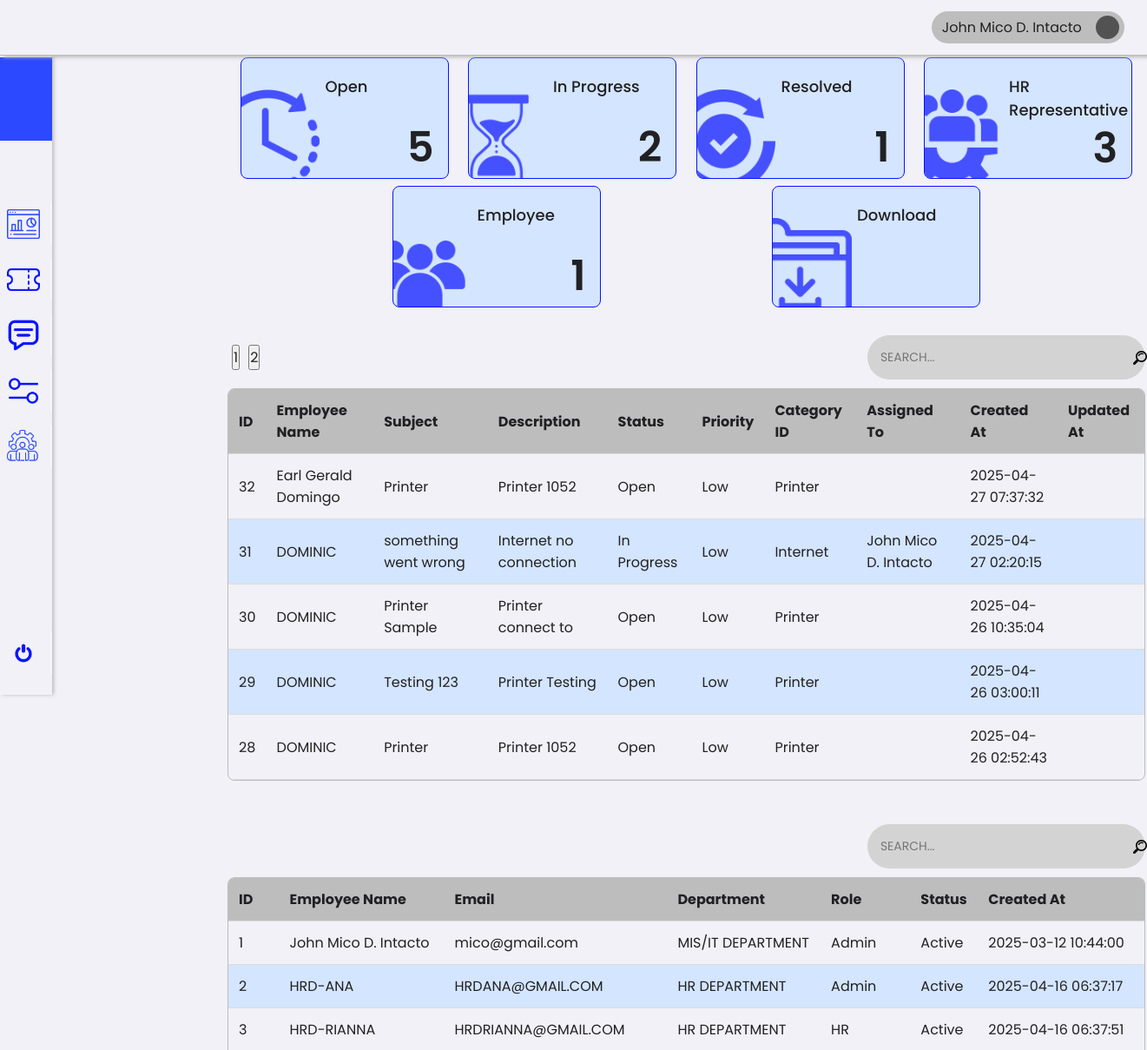
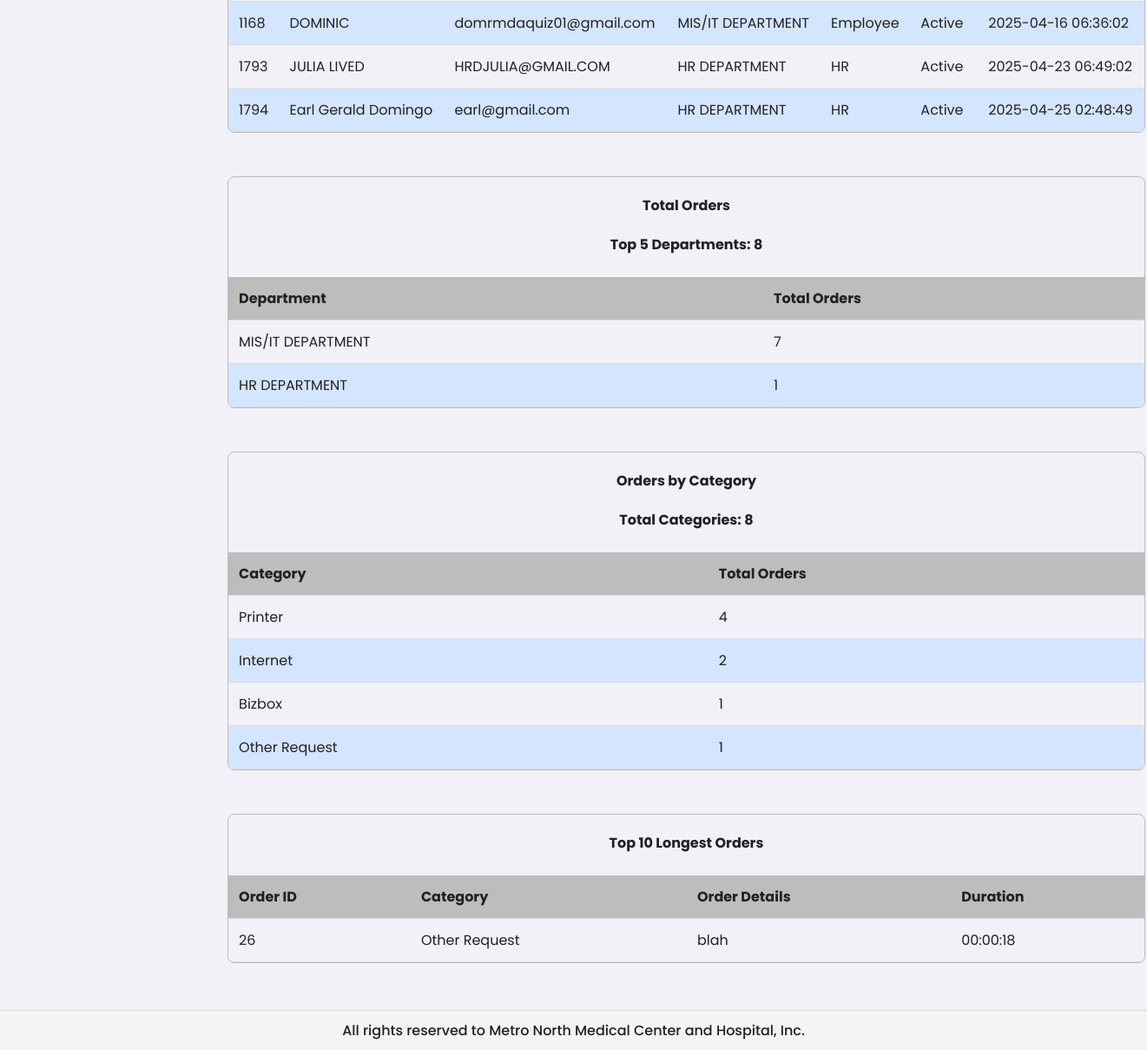
The app's page /1/superAdmin/dashboard.php (signed in), older data (2 pictures, top to bottom).
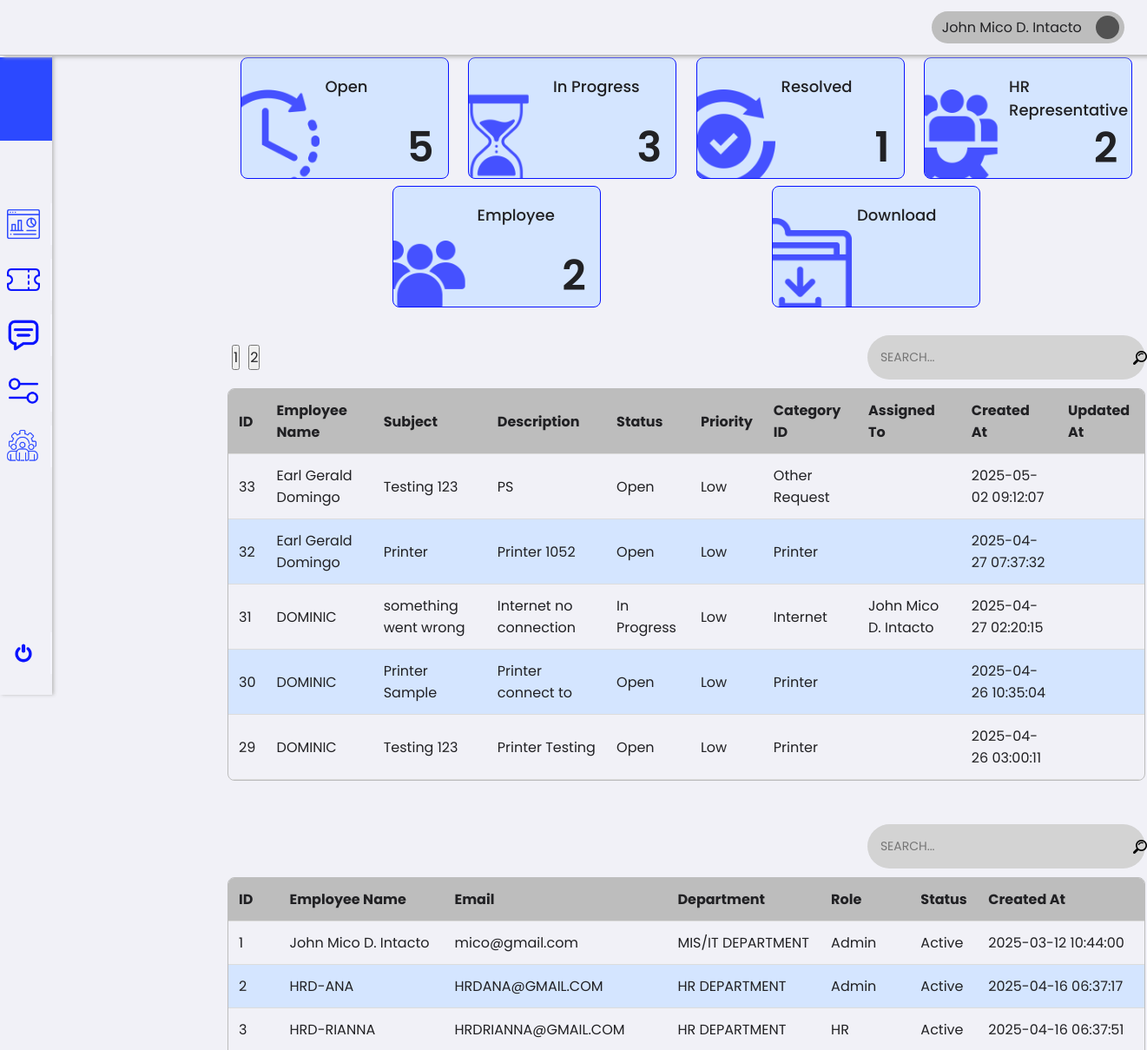
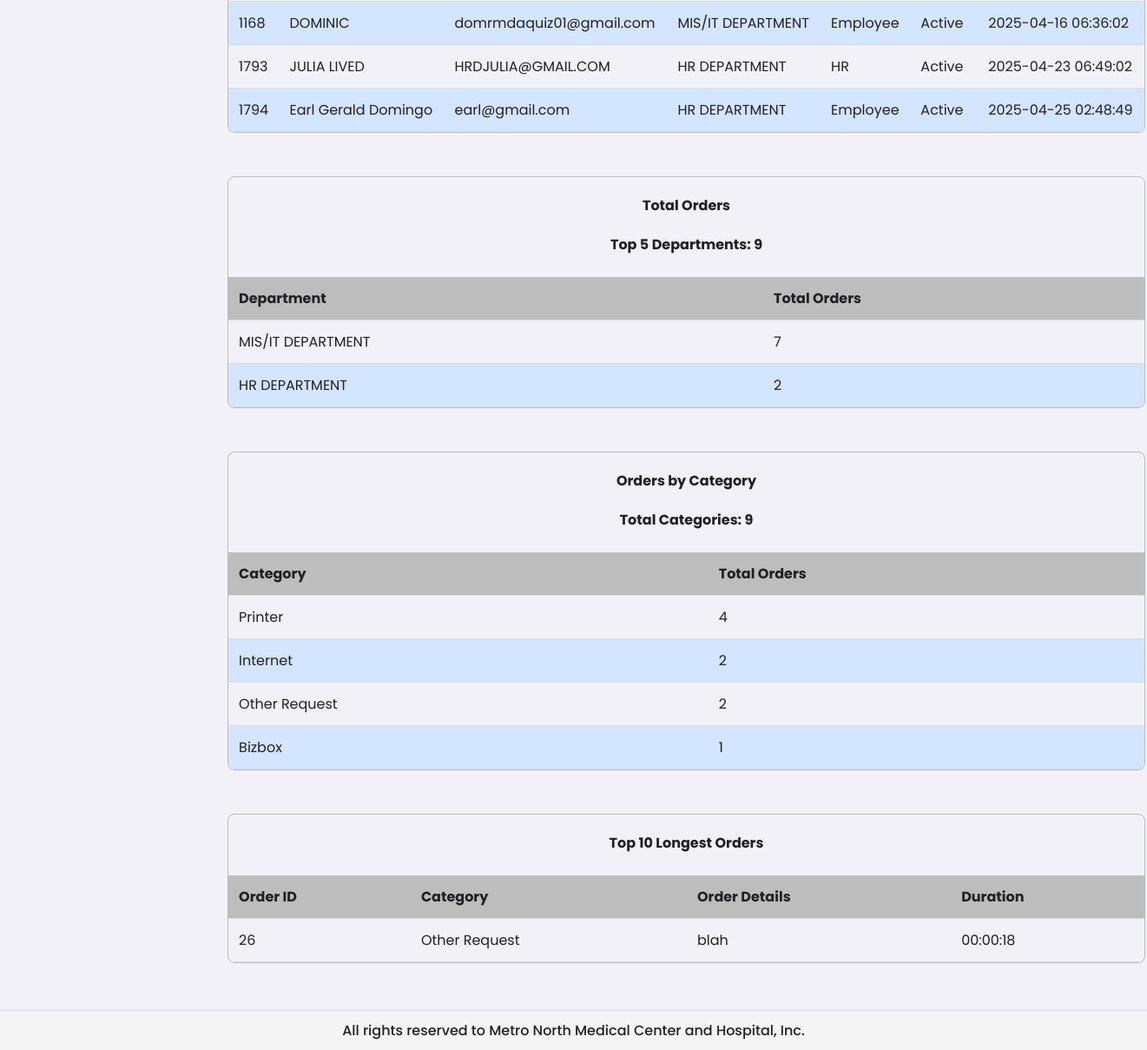
The same page, newer data (2 pictures, top to bottom).
### tables this page shows
CREATE TABLE `tickets` (
  `id` int(11) NOT NULL,
  `employee_id` int(11) NOT NULL,
  `subject` varchar(255) NOT NULL,
  `description` text NOT NULL,
  `status` enum('Open','In Progress','Resolved','Closed') DEFAULT 'Open',
  `priority` enum('Low','Medium','High') DEFAULT 'Low',
  `category_id` int(11) NOT NULL,
  `assigned_to` int(11) DEFAULT NULL,
  `created_at` timestamp NOT NULL DEFAULT current_timestamp(),
  `start_at` timestamp NULL DEFAULT NULL,
  `updated_at` timestamp NULL DEFAULT NULL,
  `leave_type_id` int(11) DEFAULT NULL,
  `leave_request_id` int(11) DEFAULT NULL
);

CREATE TABLE `users` (
  `id` int(11) NOT NULL,
  `name` varchar(255) NOT NULL,
  `email` varchar(255) NOT NULL,
  `password` varchar(255) NOT NULL,
  `role` enum('Employee','HR','HR HEAD','Admin','Super Admin') NOT NULL,
  `department` varchar(255) DEFAULT NULL,
  `status` enum('Active','Inactive') NOT NULL,
  `created_at` timestamp NOT NULL DEFAULT current_timestamp()
);

CREATE TABLE `categories` (
  `id` int(11) NOT NULL,
  `name` varchar(255) NOT NULL
);

### 0/includes/platesCount.php (called while the page is built, shortened)
<?php
try {
    require 'db.php';
    $statusCounts = [
        'Open' => 0,
        'In Progress' => 0,
        'Resolved' => 0
    ];
    $roleCounts = [
        'HR' => 0,
        'Employee' => 0
    ];
    $sql = "SELECT status, COUNT(*) AS count FROM tickets WHERE status IN ('Open', 'In Progress', 'Resolved') GROUP BY status";
    $stmt = $pdo->query($sql);
    $results = $stmt->fetchAll(PDO::FETCH_ASSOC);
    foreach ($results as $row) {
        $statusCounts[$row['status']] = $row['count'];
    }
    $sqlUsers = "SELECT role, COUNT(*) AS count FROM users WHERE role IN ('HR', 'Employee') GROUP BY role";
    $stmtUsers = $pdo->query($sqlUsers);
    $resultsUsers = $stmtUsers->fetchAll(PDO::FETCH_ASSOC);
    foreach ($resultsUsers as $row) {
        $roleCounts[$row['role']] = $row['count'];
    }
} catch (PDOException $e) {
    die("Database connection failed: " . $e->getMessage());
}

### 0/includes/adminTableQuery.php (called while the page is built, shortened)
<?php
try {
    require 'db.php';
    require 'platesCount.php';
    $sql = "SELECT
                t.id,
                e.name AS employee_name,
                 e.department AS assigned_department,
                t.subject,
                t.description,
                t.status,
                t.priority,
                c.name AS category_name,
                a.name AS assigned_to_name,
                t.created_at,
                t.start_at,
                t.updated_at
            FROM tickets t
            LEFT JOIN users e ON t.employee_id = e.id
            LEFT JOIN users a ON t.assigned_to = a.id
            LEFT JOIN categories c ON t.category_id = c.id
            ORDER BY t.created_at DESC";
    $stmt = $pdo->prepare($sql);
    $stmt->execute();
    $tickets = $stmt->fetchAll(PDO::FETCH_ASSOC);
} catch (PDOException $e) {
    die("Database connection failed: " . $e->getMessage());
}

### 0/includes/accessControl.php (called while the page is built, shortened)
<?php
    $userId = $_SESSION['user_id'];
    $sql = 'SELECT * FROM users WHERE id = :id';
    $stmt = $pdo->prepare($sql);
    $stmt->execute(['id' => $userId]);
    $user = $stmt->fetch();

### 0/includes/employeeTicket.php (called while the page is built, shortened)
<?php
    require_once 'db.php';
    require_once 'accessControl.php';

### 0/includes/adminDashboardTables.php (called while the page is built, shortened)
<?php
require 'db.php';
try {
    $limit = 10;
    $pageUser = isset($_GET['userPage']) && is_numeric($_GET['userPage']) ? (int)$_GET['userPage'] : 1;
    $offset = ($pageUser - 1) * $limit;
    $sql = "SELECT * FROM users
            ORDER BY id ASC
            LIMIT :limit OFFSET :offset";
    $stmt = $pdo->prepare($sql);
    $stmt->bindParam(':limit', $limit, PDO::PARAM_INT);
    $stmt->bindParam(':offset', $offset, PDO::PARAM_INT);
    $stmt->execute();
    $users = $stmt->fetchAll(PDO::FETCH_ASSOC);
} catch (PDOException $e) {
    die("Database connection failed: " . $e->getMessage());
}
try {
    $topDepartmentsSql = "
        SELECT
            u.department AS department,
            COUNT(t.id) AS totalDepartmentCounts
        FROM tickets t
        LEFT JOIN users u ON t.employee_id = u.id
        GROUP BY u.department
        ORDER BY totalDepartmentCounts DESC
        LIMIT 5
    ";
    $stmt = $pdo->query($topDepartmentsSql);
    $totalDepartments = $stmt->fetchAll(PDO::FETCH_ASSOC);
    $totalTickets = array_sum(array_column($totalDepartments, 'totalDepartmentCounts'));
} catch (PDOException $e) {
    die("Database connection failed while fetching top departments: " . $e->getMessage());
}
try {
    $topCategoriesSql = "
        SELECT
            c.name AS category,
            COUNT(t.id) AS totalCategoryCounts
        FROM tickets t
        LEFT JOIN categories c ON t.category_id = c.id
        GROUP BY c.name
        ORDER BY totalCategoryCounts DESC
        LIMIT 5
    ";
    $stmt = $pdo->query($topCategoriesSql);
    $totalCategories = $stmt->fetchAll(PDO::FETCH_ASSOC);
    $totalCategory = array_sum(array_column($totalCategories, 'totalCategoryCounts'));
} catch (PDOException $e) {
    die("Database connection failed while fetching top categories: " . $e->getMessage());
}
try {
    $longestOrdersSql = "
        SELECT
            t.id AS ticket_id,
            c.name AS category,
            t.description AS order_details,
            TIMESTAMPDIFF(SECOND, t.start_at, t.updated_at) AS duration_seconds,
            t.start_at,
            t.updated_at
        FROM tickets t
        LEFT JOIN categories c ON t.category_id = c.id
        WHERE t.start_at IS NOT NULL AND t.updated_at IS NOT NULL
        ORDER BY duration_seconds DESC
        LIMIT 10
    ";
    $stmt = $pdo->query($longestOrdersSql);
    $longestOrders = $stmt->fetchAll(PDO::FETCH_ASSOC);
} catch (PDOException $e) {
    die("Database connection failed while fetching longest orders: " . $e->getMessage());
}
?>

### 1/superAdmin/dashboard.php (the view, shortened to what the changed rows need)
<?php
require_once '../../0/includes/employeeTicket.php';
require_once '../../0/includes/adminTableQuery.php';
require_once '../../0/includes/adminDashboardTables.php';
?>
<!DOCTYPE html>
<html lang="en">
<head>
    <link rel="stylesheet" href="../../assets/css/framework.css">
    <link rel="stylesheet" href="../../assets/css/dashboard.css">
</head>
<body>
    <div class="container">
        <d class="content">
            <div class="row plateRow">
<div class="col plate" id="plate2" data-status="In Progress">
    <div class="plateContent" data-status="In Progress">
        <div class="plateTitle">In Progress</div>
        <div class="plateValue"><?= htmlspecialchars($statusCounts['In Progress']) ?></div>
    </div>
</div>
<div class="col plate" id="plate4">
    <div class="plateContent">
        <div class="plateTitle">HR Representative</div>
        <div class="plateValue"><?= htmlspecialchars($roleCounts['HR']) ?></div>
    </div>
</div>
<div class="col plate" id="plate5">
    <div class="plateContent">
        <div class="plateTitle">Employee</div>
        <div class="plateValue"><?= htmlspecialchars($roleCounts['Employee']) ?></div>
    </div>
</div>
            </div>
            <div class="tableContainer" id="tableContainerTicketID">
                <table>
                    <thead>
                        <tr>
                            <th>ID <i class="fas fa-sort"></i></th>
                            <th>Employee Name <i class="fas fa-sort"></i></th>
                            <th>Subject <i class="fas fa-sort"></i></th>
                            <th>Description <i class="fas fa-sort"></i></th>
                            <th>Status <i class="fas fa-sort"></i></th>
                            <th>Priority <i class="fas fa-sort"></i></th>
                            <th>Category ID <i class="fas fa-sort"></i></th>
                            <th>Assigned To <i class="fas fa-sort"></i></th>
                            <th>Created At <i class="fas fa-sort"></i></th>
                            <th>Updated At <i class="fas fa-sort"></i></th>
                        </tr>
                    </thead>
                    <tbody>
                        <?php if (!empty($tickets)): ?>
                            <?php foreach ($tickets as $ticket): ?>
                                <tr data-id="<?= htmlspecialchars($user['id']) ?>">
                                    <td><?= htmlspecialchars($ticket['id']) ?></td>
                                    <td><?= htmlspecialchars($ticket['employee_name']) ?></td>
                                    <td><?= htmlspecialchars($ticket['subject']) ?></td>
                                    <td><?= htmlspecialchars($ticket['description']) ?></td>
                                    <td><?= htmlspecialchars($ticket['status']) ?></td>
                                    <td><?= htmlspecialchars($ticket['priority']) ?></td>
                                    <td><?= htmlspecialchars($ticket['category_name']) ?></td>
                                    <td><?= htmlspecialchars($ticket['assigned_to_name']) ?></td>
                                    <td><?= htmlspecialchars($ticket['created_at']) ?></td>
                                    <td><?= htmlspecialchars($ticket['updated_at']) ?></td>
                                </tr>
                            <?php endforeach; ?>
                        <?php else: ?>
                            <tr>
                                <td colspan="10" style="text-align: center;">No tickets found</td>
                            </tr>
                        <?php endif; ?>
                    </tbody>
                </table>
            </div>
            <br><br>
            <div class="tableContainer" id="tableContainerUserID">
                <table class="ticketTable">
                    <thead>
                        <tr>
                            <th>ID <i class="fas fa-sort"></i></th>
                            <th>Employee Name <i class="fas fa-sort"></i></th>
                            <th>Email <i class="fas fa-sort"></i></th>
                            <th>Department <i class="fas fa-sort"></i></th>
                            <th>Role <i class="fas fa-sort"></i></th>
                            <th>Status <i class="fas fa-sort"></i></th>
                            <th>Created At <i class="fas fa-sort"></i></th>
                        </tr>
                    </thead>
                    <tbody>
                        <?php if (!empty($users)): ?>
                            <?php foreach ($users as $user): ?>
                                <tr class="<?= $user['status'] === 'Inactive' ? 'inactive-row' : '' ?>">
                                    <td><?= htmlspecialchars($user['id'] ?? 'N/A') ?></td>
                                    <td><?= htmlspecialchars($user['name'] ?? 'N/A') ?></td>
                                    <td><?= htmlspecialchars($user['email'] ?? 'N/A') ?></td>
                                    <td><?= htmlspecialchars($user['department'] ?? 'N/A') ?></td>
                                    <td><?= htmlspecialchars($user['role'] ?? 'N/A') ?></td>
                                    <td><?= htmlspecialchars($user['status'] ?? 'N/A') ?></td>
                                    <td><?= htmlspecialchars($user['created_at'] ?? 'N/A') ?></td>
                                </tr>
                            <?php endforeach; ?>
                        <?php else: ?>
                            <tr>
                                <td colspan="7" style="text-align: center;">No users found</td>
                            </tr>
                        <?php endif; ?>
                    </tbody>
                </table>
            </div>
            <br><br>
            <div class="tableContainer" id="tableContainerDepartment">
                <table>
                    <h1 style="text-align: center; margin-top: 20px;">Total Orders</h1>
                    <h1 style="text-align: center; margin-top: 20px;">
                        Top 5 Departments: <?= htmlspecialchars($totalTickets ?? 0) ?>
                    </h1>
                    <br>
                    <thead>
                        <tr>
                            <th>Department <i class="fas fa-sort"></i></th>
                            <th>Total Orders <i class="fas fa-sort"></i></th>
                        </tr>
                    </thead>
                    <tbody>
                        <?php if (!empty($totalDepartments)): ?>
                            <?php foreach ($totalDepartments as $department): ?>
                                <tr>
                                    <td><?= htmlspecialchars($department['department'] ?? 'N/A') ?></td>
                                    <td><?= htmlspecialchars($department['totalDepartmentCounts'] ?? 0) ?></td>
                                </tr>
                            <?php endforeach; ?>
                        <?php else: ?>
                            <tr>
                                <td colspan="2" style="text-align: center;">No Department found</td>
                            </tr>
                        <?php endif; ?>
                    </tbody>
                </table>
            </div>
            <br><br>
            <div class="tableContainer" id="tableContainerCategory">
                <table>
                    <h1 style="text-align: center; margin-top: 20px;">Orders by Category</h1>
                    <h1 style="text-align: center; margin-top: 20px;">
                        Total Categories: <?= htmlspecialchars($totalCategory ?? 0) ?>
                    </h1>
                    <br>
                    <thead>
                        <tr>
                            <th>Category <i class="fas fa-sort"></i></th>
                            <th>Total Orders <i class="fas fa-sort"></i></th>
                        </tr>
                    </thead>
                    <tbody>
                        <?php if (!empty($totalCategories)): ?>
                            <?php foreach ($totalCategories as $category): ?>
                                <tr>
                                    <td><?= htmlspecialchars($category['category'] ?? 'N/A') ?></td>
                                    <td><?= htmlspecialchars($category['totalCategoryCounts'] ?? 0) ?></td>
                                </tr>
                            <?php endforeach; ?>
                        <?php else: ?>
                            <tr>
                                <td colspan="2" style="text-align: center;">No Category found</td>
                            </tr>
                        <?php endif; ?>
                    </tbody>
                </table>
            </div>
            <br><br>
            <div class="tableContainer" id="tableContainerCategory">
    <table>
        <h1 style="text-align: center; margin-top: 20px;">Top 10 Longest Orders</h1>
        <br>
        <thead>
            <tr>
                <th>Order ID <i class="fas fa-sort"></i></th>
                <th>Category <i class="fas fa-sort"></i></th>
                <th>Order Details <i class="fas fa-sort"></i></th>
                <th>Duration <i class="fas fa-sort"></i></th>
            </tr>
        </thead>
        <tbody>
            <?php if (!empty($longestOrders)): ?>
                <?php foreach ($longestOrders as $order): ?>
                    <tr>
                        <td><?= htmlspecialchars($order['ticket_id'] ?? 'N/A') ?></td>
                        <td><?= htmlspecialchars($order['category'] ?? 'N/A') ?></td>
                        <td><?= htmlspecialchars($order['order_details'] ?? 'N/A') ?></td>
                        <td>
                            <?php
                                $hours = floor($order['duration_seconds'] / 3600);
                                $minutes = floor(($order['duration_seconds'] % 3600) / 60);
                                $seconds = $order['duration_seconds'] % 60;
                                echo sprintf('%02d:%02d:%02d', $hours, $minutes, $seconds);
                            ?>
                        </td>
                    </tr>
                <?php endforeach; ?>
            <?php else: ?>
                <tr>
                    <td colspan="4" style="text-align: center;">No Orders found</td>
                </tr>
            <?php endif; ?>
        </tbody>
    </table>
</div>
            <br><br><br><br>
    </div>
</body>
</html>

Row changes from the older to the newer data that the page shows:
no longer on this page (row unchanged): tickets: id "28", employee.name "DOMINIC", subject "Printer", description "Printer 1052", status "Open", priority "Low", category.name "Printer", created_at "2025-04-26 02:52:43"
added tickets: id "33", employee.name "Earl Gerald Domingo", subject "Testing 123", description "PS", status "Open", priority "Low", category.name "Other Request", created_at "2025-05-02 09:12:07"
changed users "Earl Gerald Domingo": role "HR" → "Employee"
Text that changed along with them:
$statusCounts['In Progress']: "2" → "3"
$roleCounts['HR']: "3" → "2"
$roleCounts['Employee']: "1" → "2"
$totalTickets: "8" → "9"
$totalCategory: "8" → "9"
new list line: "HR DEPARTMENT 2"
new list line: "Other Request 2"
list line gone: "HR DEPARTMENT 1"
list line gone: "Other Request 1"
